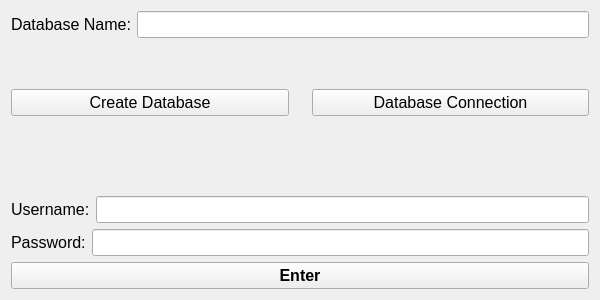
<?xml version="1.0" encoding="UTF-8"?>
<ui version="4.0">
 <class>Form</class>
 <widget class="QWidget" name="Form">
  <property name="geometry">
   <rect>
    <x>0</x>
    <y>0</y>
    <width>600</width>
    <height>300</height>
   </rect>
  </property>
  <property name="windowTitle">
   <string>Form</string>
  </property>
  <layout class="QVBoxLayout" name="verticalLayout">
   <item>
    <layout class="QHBoxLayout" name="horizontalLayout">
     <item>
      <widget class="QLabel" name="label">
       <property name="font">
        <font>
         <pointsize>12</pointsize>
        </font>
       </property>
       <property name="text">
        <string>Database Name:</string>
       </property>
      </widget>
     </item>
     <item>
      <widget class="QLineEdit" name="lineEdit">
       <property name="font">
        <font>
         <pointsize>12</pointsize>
        </font>
       </property>
      </widget>
     </item>
    </layout>
   </item>
   <item>
    <layout class="QHBoxLayout" name="horizontalLayout_2">
     <item>
      <widget class="QPushButton" name="pushButton_createDB">
       <property name="font">
        <font>
         <pointsize>12</pointsize>
        </font>
       </property>
       <property name="text">
        <string>Create Database</string>
       </property>
      </widget>
     </item>
     <item>
      <spacer name="verticalSpacer">
       <property name="orientation">
        <enum>Qt::Vertical</enum>
       </property>
       <property name="sizeHint" stdset="0">
        <size>
         <width>17</width>
         <height>38</height>
        </size>
       </property>
      </spacer>
     </item>
     <item>
      <widget class="QPushButton" name="pushButton_connectDB">
       <property name="font">
        <font>
         <pointsize>12</pointsize>
        </font>
       </property>
       <property name="text">
        <string>Database Connection</string>
       </property>
      </widget>
     </item>
    </layout>
   </item>
   <item>
    <widget class="QLabel" name="label_result">
     <property name="font">
      <font>
       <pointsize>14</pointsize>
       <bold>true</bold>
      </font>
     </property>
     <property name="text">
      <string/>
     </property>
    </widget>
   </item>
   <item>
    <layout class="QHBoxLayout" name="horizontalLayout_3">
     <item>
      <widget class="QLabel" name="label_2">
       <property name="font">
        <font>
         <pointsize>12</pointsize>
        </font>
       </property>
       <property name="text">
        <string>Username:</string>
       </property>
      </widget>
     </item>
     <item>
      <widget class="QLineEdit" name="lineEdit_username">
       <property name="font">
        <font>
         <pointsize>12</pointsize>
        </font>
       </property>
      </widget>
     </item>
    </layout>
   </item>
   <item>
    <layout class="QHBoxLayout" name="horizontalLayout_4">
     <item>
      <widget class="QLabel" name="label_3">
       <property name="font">
        <font>
         <pointsize>12</pointsize>
        </font>
       </property>
       <property name="text">
        <string>Password:</string>
       </property>
      </widget>
     </item>
     <item>
      <widget class="QLineEdit" name="lineEdit_password">
       <property name="font">
        <font>
         <pointsize>12</pointsize>
        </font>
       </property>
      </widget>
     </item>
    </layout>
   </item>
   <item>
    <widget class="QPushButton" name="pushButton_submitInfo">
     <property name="font">
      <font>
       <pointsize>12</pointsize>
       <bold>true</bold>
      </font>
     </property>
     <property name="text">
      <string>Enter</string>
     </property>
    </widget>
   </item>
  </layout>
 </widget>
 <resources/>
 <connections/>
</ui>
